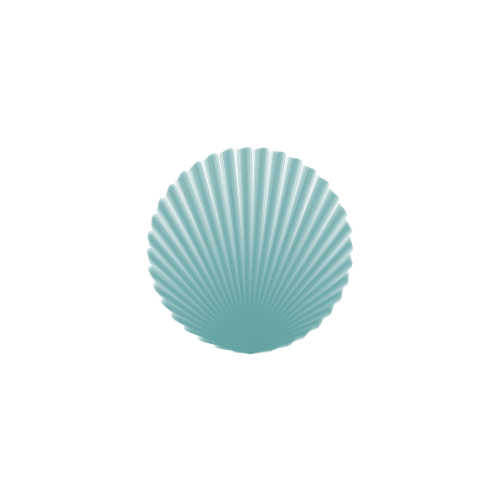
Frame 1 (no input)
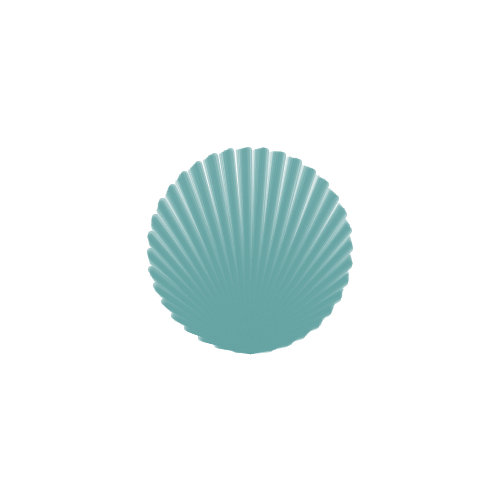
Frame 2 (the mouse pressed at the canvas centre, redrawn once)

The Processing sketch that drew these frames (run headless with seeded random() and noise(); the mouse was pressed at the canvas centre and the sketch redrawn once):

// Processing sketch: processing_144338
// ── processing_144338.pde



void setup(){
  size(500,500);
  background(255);
  ellipseMode(CENTER);
  noLoop();
  
}


void draw(){
  strokeWeight(2);
  stroke(224,224,224, 100);
 
  for (int r = 0; r < 2; r++){
  for(int i = 0; i < 36; i++){
    int param = i * 10 + 180;
    for(int x = 0; x < 10; x++){
    if(x <= 5){
    strokeWeight(x * .8);
    stroke(104,164,164, x * 10);
    line(250,350, getX(250,100,param + x), getY(250,100,param + x));
    }else{
      strokeWeight(x * .8);
      stroke(104,164,164, (x- (x - 5)) * 10);
      line(250,350, getX(250,100,param + x), getY(250,100,param + x));
    }
    }
  }


    

  }

  

  
}

float getX(int center, int radius, float deg){
  return center + cos( radians(deg)) * radius;
}
 
 
float getY(int center, int radius, float deg){
  return center + sin( radians(deg)) * radius;
}
